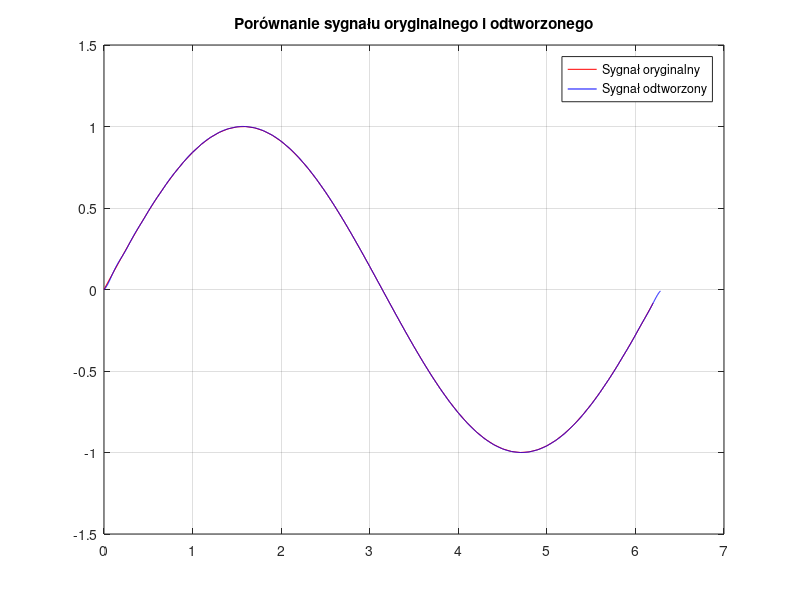

This chart was generated by the following MATLAB code:
clear all; close all; clc;

t = 2*pi;
base_freq = 10;
base_period = 1/base_freq;
base_time = 0:base_period:t;
base_sig = sin(base_time);

rec_freq = base_freq * 50;
rec_period = 1/rec_freq;
rec_time = 0:rec_period:t;
rec_sig = zeros(length(rec_time), 1);

for t_interval = 1:length(rec_time)
    sum = 0;
    for sample = 1:length(base_time)
        y = pi / base_period * ((t_interval-1)*rec_period - (sample-1)*base_period);
        sinc = 1;
        if y ~= 0
            sinc = sin(y) / y;
        end
        sum = sum + base_sig(sample) * sinc;
    end
    rec_sig(t_interval) = sum;
end

plot(base_time, base_sig, 'r-', rec_time, rec_sig, 'b-')
legend('Sygnał oryginalny', 'Sygnał odtworzony')
grid on;
title('Porównanie sygnału oryginalnego i odtworzonego')